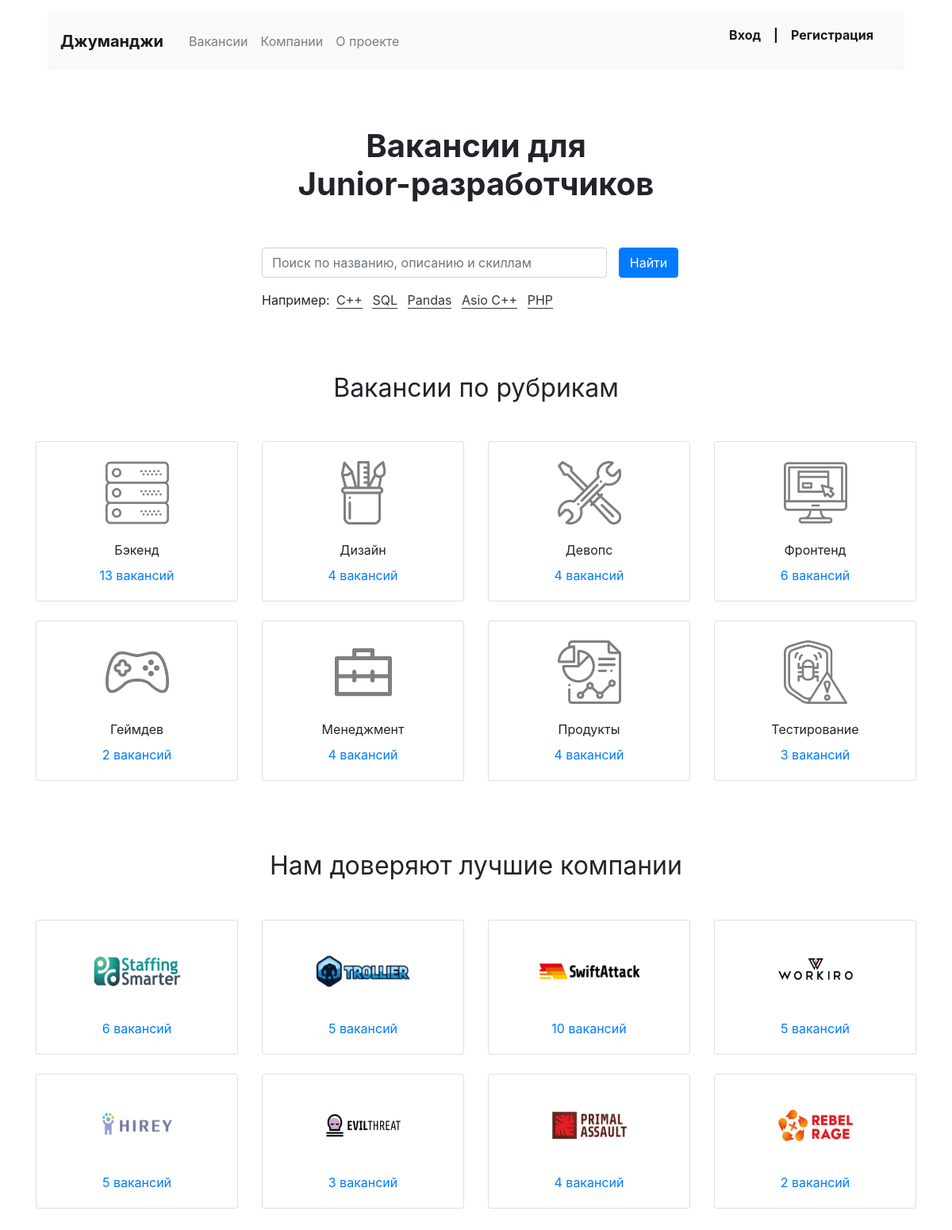
The page / on the database its author committed.
### job/models.py (models this page shows, shortened)
class Specialty(models.Model):
    code = models.CharField(max_length=32, verbose_name="Код", unique=True)
    slug = models.SlugField(unique=True)
    title = models.CharField(max_length=32, verbose_name="Специализация")
    picture = models.ImageField(verbose_name="Картинка", upload_to="MEDIA_SPECIALITY_IMAGE_DIR", blank=True, null=True)
    def get_absolute_url(self):
        return reverse('specialties', kwargs={'slug': self.slug})
    class Meta:
        verbose_name = "Специализация"
        verbose_name_plural = "Специализации"

class Company(models.Model):
    name = models.CharField(max_length=32, verbose_name="Компания", unique=True)
    location = models.CharField(max_length=32, verbose_name="Город", blank=True, null=True)
    logo = models.ImageField(verbose_name="Логотип", upload_to="MEDIA_COMPANY_IMAGE_DIR", blank=True, null=True)
    description = models.TextField(verbose_name="Информация о компании", blank=True, null=True)
    employee_count = models.IntegerField(verbose_name="Количество сотрудников", null=True, blank=True)
    owner = models.OneToOneField(User, related_name="company", on_delete=models.CASCADE)
    def get_absolute_url(self):
        return reverse('company', kwargs={'pk': self.pk})
    class Meta:
        verbose_name = "Компания"
        verbose_name_plural = "Компании"

### job/views.py (the view)
# urls.py: path('', MainView.as_view(), name='main'),
class MainView(ListView):
    template_name = 'job/index.html'
    context_object_name = 'main_specialty'
    def get_queryset(self):
        return Specialty.objects.annotate(count_vac=Count('vacancies'))
    def get_context_data(self):
        context = super().get_context_data()
        context['company'] = Company.objects.annotate(count_vac=Count('vacancies'))
        return context

### job/context_processors.py (called while the page is built)
def titles(request):
    return {
        'title': 'Джуманджи',
        'skillist': sample(skillist, 5),
    }

### job/templates/job/index.html (shortened to what this page needs)
{% extends 'base.html' %}
{% block first_section %}
  <h1 class="h1 text-center mx-auto mt-4 py-5"><strong>Вакансии для <br>Junior-разработчиков</strong></h1>
  {% include 'incl/searcher.html' %}
{% endblock %}
{% block cards1 %}
    <section class="mt-5 pt-3">
      <h2 class="h2 font-weight-normal text-center mb-5">Вакансии по рубрикам</h2>
      <div class="row mb-0">
          {% include 'incl/small_specialty_card.html' %}
      </div>
    </section>
{% endblock %}
{% block cards2 %}
    <section class="my-5 pt-3">
      <h2 class="h2 font-weight-normal text-center mb-5">Нам доверяют лучшие компании</h2>
      <div class="row mb-0">
          {% include 'incl/small_company_card.html' %}
      </div>
    </section>
{% endblock %}

### templates/incl/small_specialty_card.html
{% for specialty in main_specialty %}
  <div class="col-6 col-md-6 col-lg-3">
    <div class="card pt-4 text-center mb-4">
      <a href="{{ specialty.get_absolute_url }}" style="max-width: 150px;" class="mx-auto d-block">
        {% if specialty.picture %}
        <img class="mx-auto d-block" src="{{ specialty.picture.url }}" width="80" height="80" alt="">
        {% else %}
        <p>{{ specialty.title }}</p>
        {% endif %}
      </a>
      <div class="card-body">
        <p class="card-text mb-2">{{ specialty.title }}</p>
        <p class="card-text"><a href="{{ specialty.get_absolute_url }}">{{ specialty.count_vac }} вакансий</a></p>
      </div>
    </div>
  </div>
{% endfor %}

### templates/incl/small_company_card.html
{% for company in company %}
  <div class="col-6 col-md-6 col-lg-3">
    <div class="card pt-4 text-center mb-4">
      <a href="{{ company.get_absolute_url }}" style="max-width: 150px;" class="mx-auto d-block">
      {% if company.logo %}
      <img class="mx-auto d-block mw-100" src="{{ company.logo.url }}" width="130" height="80" alt="">
      {% else %}
      <h5>{{ company.name }}</h5>
      {% endif %}
      </a>
      <div class="card-body">
        <p class="card-text"><a href="{{ company.get_absolute_url }}">{{ company.count_vac }} вакансий</a></p>
      </div>
    </div>
  </div>
{% endfor %}

### rows shown on the page
Specialty: picture (picture), title "Бэкенд", count_vac "13"
Specialty: picture (picture), title "Дизайн", count_vac "4"
Specialty: picture (picture), title "Девопс", count_vac "4"
Specialty: picture (picture), title "Фронтенд", count_vac "6"
Specialty: picture (picture), title "Геймдев", count_vac "2"
Specialty: picture (picture), title "Менеджмент", count_vac "4"
Specialty: picture (picture), title "Продукты", count_vac "4"
Specialty: picture (picture), title "Тестирование", count_vac "3"
Company: logo (picture), count_vac "6"
Company: logo (picture), count_vac "5"
Company: logo (picture), count_vac "10"
Company: logo (picture), count_vac "5"
Company: logo (picture), count_vac "5"
Company: logo (picture), count_vac "3"
Company: logo (picture), count_vac "4"
Company: logo (picture), count_vac "2"

### other values the page prints
{{ title }} "Джуманджи"
{{ skill }} "C++" "SQL" "Pandas" "Asio C++" "PHP"
